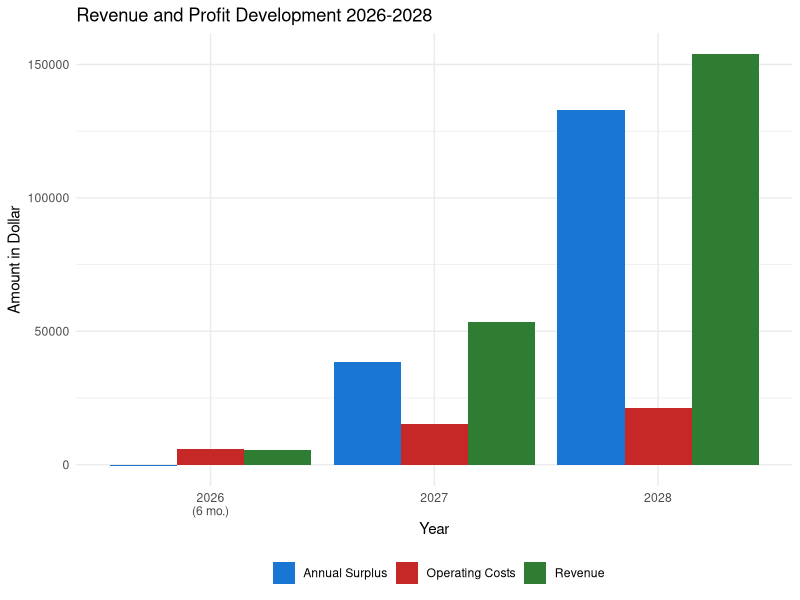

R code for this plot:
## ---- chunk 1
#| echo: false
#| eval: true
#| label: fig-unternehmensentwicklung
#| fig-cap: "Revenue and Profit Development 2026-2028"
library(tidyverse)

# Creating data
jahre <- c("2026\n(6 mo.)", "2027", "2028")
umsatz <- c(5410, 53400, 154000)
kosten <- c(5730, 15060, 21060)
gewinn <- c(-320, 38340, 132940)

df <- tibble(
  Year = factor(jahre, levels = jahre),
  Revenue = umsatz,
  `Operating Costs` = kosten,
  `Annual Surplus` = gewinn
)

# Creating plot
df_long <- df |>
  pivot_longer(cols = -Year, names_to = "Category", values_to = "Amount")

ggplot(df_long, aes(x = Year, y = Amount, fill = Category)) +
  geom_col(position = "dodge") +
  scale_fill_manual(values = c("Revenue" = "#2E7D32",
                                "Operating Costs" = "#C62828",
                                "Annual Surplus" = "#1976D2")) +
  labs(title = "Revenue and Profit Development 2026-2028",
       x = "Year",
       y = "Amount in Dollar",
       fill = "") +
  theme_minimal() +
  theme(legend.position = "bottom")
